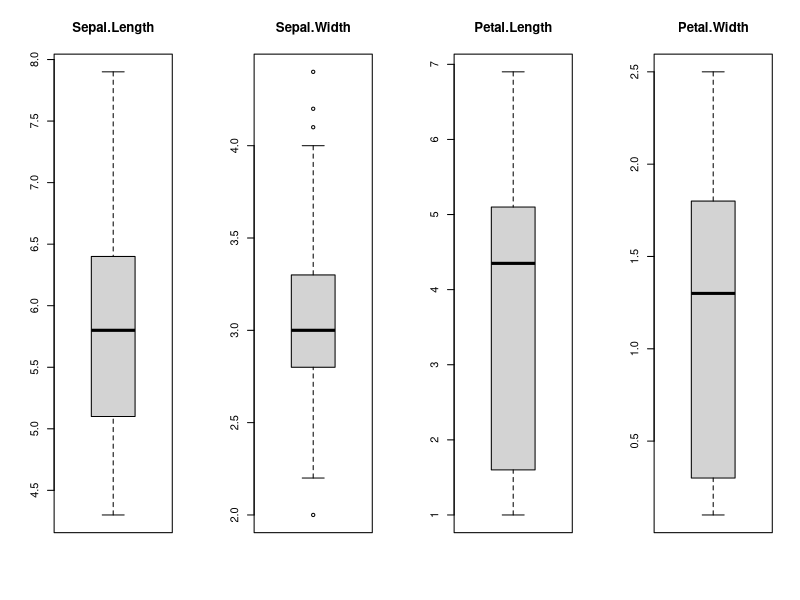
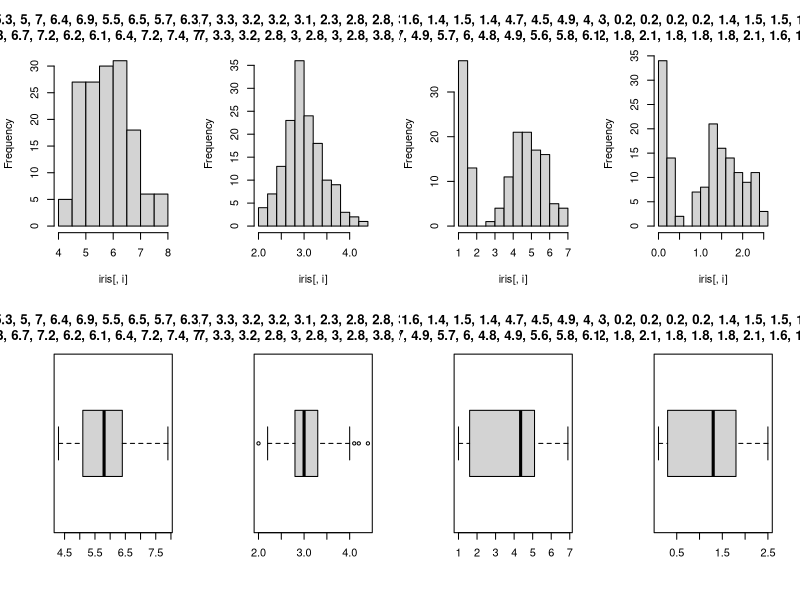

Generate these figures, in order, with R:
#load dataset
data(iris)

#create separate boxplots for each attributes
par(mfrow =  c(1,4))
for(i in 1:4){
  boxplot(iris[,i], main = names(iris)[i], horizontal = FALSE)
}

#compare between 
#load the data
data(iris)

#create separate boxplots for each attributes
par(mfrow =  c(2,4))
for(i in 1:4){
  hist(iris[,i], main = iris[i])
}
for(i in 1:4){
  boxplot(iris[,i], main = iris[i], horizontal = TRUE)
}

